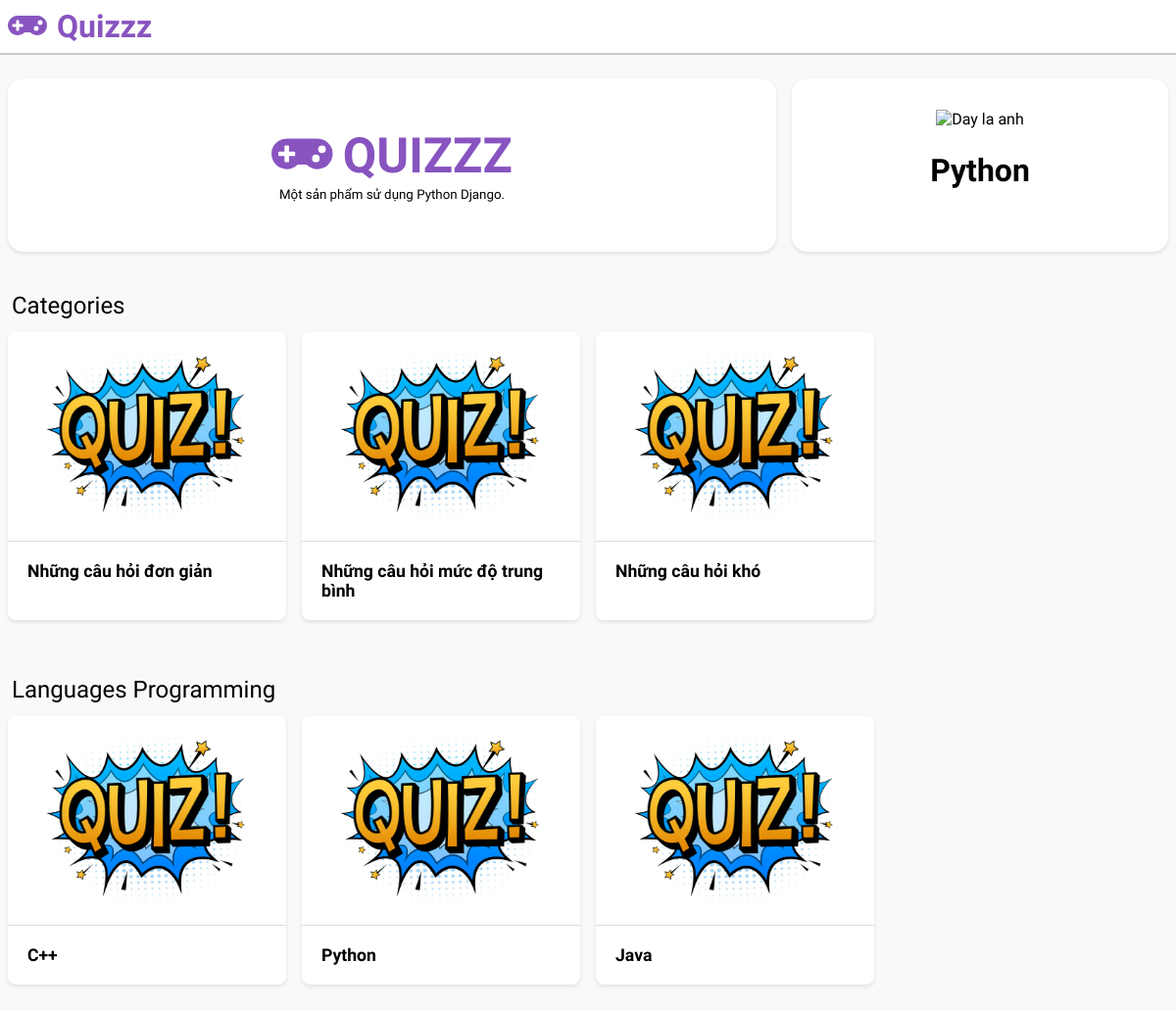
/, run on an earlier commit of the app's database.
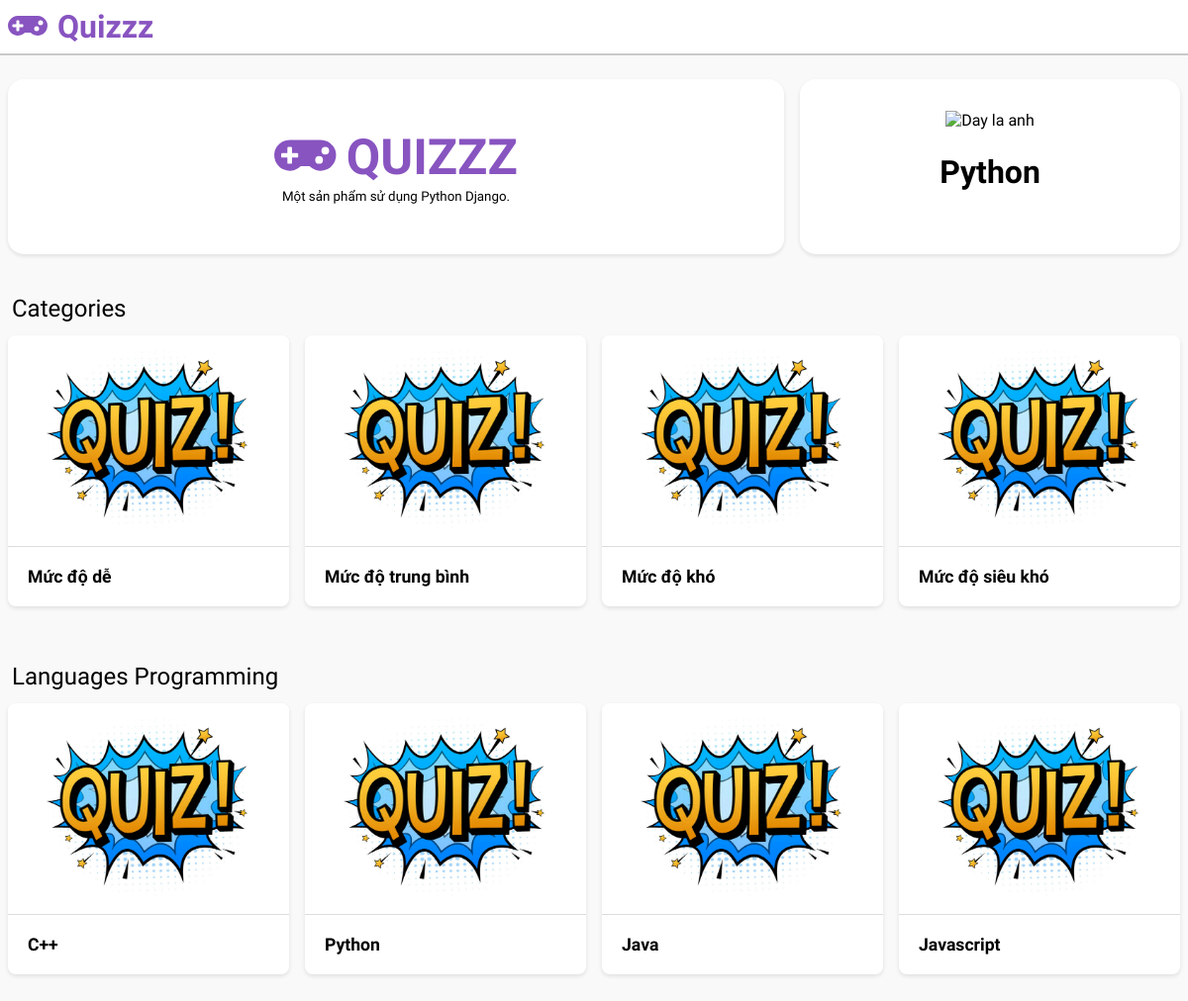
And on a later commit of the database.
### quizz/models.py (models this page shows, shortened)
class Category(models.Model):
    category_key = models.CharField(max_length=200)
    category_title = models.CharField(max_length=500)
    category_score = models.IntegerField(default=0)

class LanguageProgramming(models.Model):
    lg_key = models.CharField(max_length=100)
    lg_title = models.CharField(max_length=100)

### quizz/views.py (the view)
# urls.py: path('', views.index, name='index'),
def index(request):
    data = {
        'categories': Category.objects.all(),
        'languages': LanguageProgramming.objects.all(),
    }
    return render(request, 'quizz/common.html', data)

### quizz/templates/quizz/common.html (shortened to what this page needs)
{% load static %}
<!DOCTYPE html>
<html lang="en">
<head>
    <link rel="stylesheet" href="{% static '/css/app.css' %}">
    <link rel="stylesheet" href="{% static '/css/customs.css' %}">
</head>
<body>
    <div class="header">
        <div class="container">
            <div class="page-entry-title text-primary p-2">
                <h1><i class="fas fa-gamepad icon-text-left"></i>Quizzz</h1>
            </div>
        </div>
    </div>
    <div class="container p-y-4">
        <div class="row">
            <div class="col-stretch col-sm-12 col-lg-8 p-2">
                <div class="block ht-100 p-4 text-center search-parent">
                    <h1 class="page-title text-primary"><i class="fas fa-gamepad icon-text-left"></i>QUIZZZ</h1>
                    <small>Một sản phẩm sử dụng Python Django.</small>
                </div>
            </div>
            <div class="col-stretch col-sm-12 col-lg-4 p-2">
                <div class="block ht-100 p-4 text-center">
                    <img class="p-4" width="100" src="https://i0.wp.com/phocode.com/wp-content/uploads/2016/03/logoPython.png" alt="Day la anh">
                    <h1 class="text-center p-1">Python</h1>
                </div>
            </div>
        </div>
    </div>
    <div class="container">
        <div class="section p-3">
            <div class="section-title">
                <h2>Categories</h2>
            </div>
            <div class="row">
            {% if categories %}
                {% for category in categories %}
                        <div class="col-stretch col-sm-12 col-md-6 col-lg-4 col-xl-3 p-2">
                            <a href="category/{{ category.category_key }}/play" class="card">
                                <div class="card-image">
                                    <img src="{% static '/img/quiz.jpg' %}" alt="image">
                                </div>
                                <div class="card-entry">
                                    <span>{{ category.category_title }}</span>
                                </div>
                            </a>
                        </div>
                {% endfor %}
            {% endif %}
            </div>
        </div>
        <div class="section p-3">
            <div class="section-title">
                <h2>Languages Programming</h2>
            </div>
            <div class="row">
                {% if languages %}
                    {% for language in languages %}
                            <div class="col-stretch col-sm-12 col-md-6 col-lg-4 col-xl-3 p-2">
                                <a href="language/{{ language.lg_key }}/play" class="card">
                                    <div class="card-image">
                                        <img src="{% static '/img/quiz.jpg' %}" alt="image">
                                    </div>
                                    <div class="card-entry">
                                        <span>{{ language.lg_title }}</span>
                                    </div>
                                </a>
                            </div>
                    {% endfor %}
                {% endif %}
            </div>
        </div>
    </div>
</body>
</html>

### quizz/static/css/app.css (style rules this page uses)
* { margin: 0; padding: 0; box-sizing: border-box; font-family: 'Quicksand', sans-serif; }
body { font-family: 'Quicksand', sans-serif; font-size: 16px; background-color: #f9f9f9; }
img { max-width: 100%; max-height: 100%; }
.p-1 { padding: .25em; }
.p-2 { padding: .5em; }
.p-3 { padding: .75em; }
.p-4 { padding: 1em; }
.p-y-4 { padding-top: 1em; padding-bottom: 1em; }
.container { max-width: 1366px; margin: 0 auto; }
.row { display: flex; flex-wrap: wrap; align-items: center; justify-content: start; }
.section { margin-bottom: 20px; }
.section .row { margin: 0 -.75em; }
.section-title { padding: 5px 0; }
.section-title>* { font-weight: 500; }
.ht-100 { height: 100%; }
.col-stretch { align-self: stretch; }
.block { background-color: white; border-radius: 16px; box-shadow: 0 2px 4px 0 rgb(0 0 0 / 10%); }
.card { background-color: white; border-radius: 8px; overflow: hidden; box-shadow: 0 2px 4px 0 rgb(0 0 0 / 10%); cursor: pointer; transition: .3s; }
.card>div:not(:last-child) { border-bottom: solid 1px #ddd; }
a.card { display: block; height: 100%; text-decoration: none; color: inherit; }
.card .card-image { overflow: hidden; }
.card .card-image img { display: block; transition: .3s; }
.card .card-entry { padding: 20px; font-size: 1.1em; font-weight: 600; }
.card .card-entry>* { transition: .3s; }
.text-center { text-align: center; }
.text-primary { color: #8854c0; }
.header { background-color: white; position: sticky; top: 0; left: 0; border-bottom: 2px solid rgba(0, 0, 0, .21); }
.icon-text-left { margin-right: 10px; }
@media screen and (min-width: 0px) { .col-sm-12 { width: 100%; } }
@media screen and (min-width: 426px) { .col-md-6 { width: 50%; } }
@media screen and (min-width: 769px) { .col-lg-8 { width: calc(200% / 3); } }
@media screen and (min-width: 769px) { .col-lg-4 { width: calc(100% / 3); } }
@media screen and (min-width: 1025px) { .col-xl-3 { width: 25%; } }

### quizz/static/css/customs.css (style rules this page uses)
.search-parent { padding: 50px 30px; }
.page-title { font-size: 50px; }

What changed in the data, as far as the page shows it:
removed Category: category_title "Những câu hỏi đơn giản"
removed Category: category_title "Những câu hỏi mức độ trung bình"
removed Category: category_title "Những câu hỏi khó"
added Category: category_title "Mức độ dễ"
added Category: category_title "Mức độ trung bình"
added Category: category_title "Mức độ khó"
added Category: category_title "Mức độ siêu khó"
added LanguageProgramming: lg_title "Javascript"
